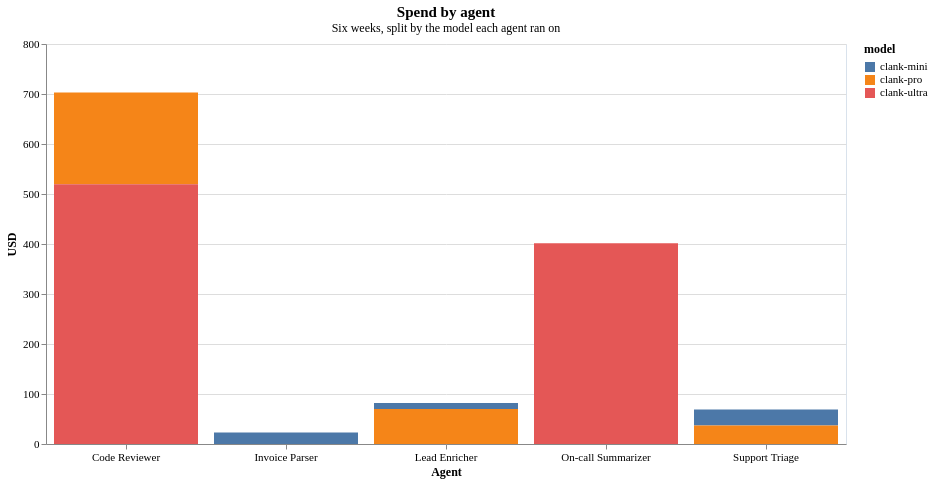

Specify this chart in Vega-Lite:
### Vega-Lite specification from a JSON file in a GitHub repository (floating-point values rounded to 4 significant figures)
{"config": {"view": {"continuousWidth": 300, "continuousHeight": 300, "stroke": "#d9e2ec"}, "axis": {"labelAngle": 0, "labelFontSize": 11, "titleFontSize": 12, "titleFontWeight": 600, "labelFont": "Hanken Grotesk", "titleFont": "Hanken Grotesk"}, "legend": {"labelFontSize": 11, "titleFontSize": 12, "titleFontWeight": 600, "labelFont": "Hanken Grotesk", "titleFont": "Hanken Grotesk"}, "title": {"fontSize": 15, "fontWeight": 600, "subtitleFontSize": 12, "subtitleFontWeight": 400, "font": "Hanken Grotesk", "subtitleFont": "Hanken Grotesk"}}, "data": {"name": "data-c216f4bb29ea3e578b0ef1f44ef8767b"}, "mark": {"type": "bar"}, "encoding": {"color": {"field": "model", "type": "nominal"}, "opacity": {"condition": {"param": "param_71b48305c7a3be24", "value": 1}, "value": 0.2}, "tooltip": [{"field": "agent", "type": "nominal"}, {"field": "spend_usd", "type": "quantitative"}, {"field": "model", "type": "nominal"}], "x": {"axis": {"labelAngle": 0}, "field": "agent", "title": "Agent", "type": "nominal"}, "y": {"field": "spend_usd", "title": "USD", "type": "quantitative"}}, "height": 400, "params": [{"name": "param_71b48305c7a3be24", "select": {"type": "point", "fields": ["model"]}, "bind": "legend"}], "title": {"text": "Spend by agent", "subtitle": "Six weeks, split by the model each agent ran on"}, "width": 800, "$schema": "https://vega.github.io/schema/vega-lite/v6.4.1.json", "datasets": {"data-c216f4bb29ea3e578b0ef1f44ef8767b": [{"agent": "Code Reviewer", "model": "clank-pro", "spend_usd": 183.3}, {"agent": "Code Reviewer", "model": "clank-ultra", "spend_usd": 519.6}, {"agent": "Invoice Parser", "model": "clank-mini", "spend_usd": 23.01}, {"agent": "Lead Enricher", "model": "clank-mini", "spend_usd": 12.48}, {"agent": "Lead Enricher", "model": "clank-pro", "spend_usd": 69.77}, {"agent": "On-call Summarizer", "model": "clank-ultra", "spend_usd": 401.4}, {"agent": "Support Triage", "model": "clank-mini", "spend_usd": 32.02}, {"agent": "Support Triage", "model": "clank-pro", "spend_usd": 37.15}]}}
